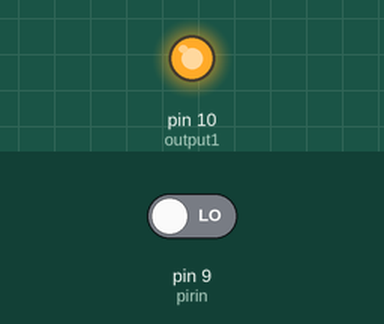
The sketch below on a simulated Arduino Uno, built with avr-gcc and run on an emulated ATmega328P. On the bench: output pins drawn as LEDs (lit = HIGH). Inputs (shaded band) come from the test bench; at power-on: pin 9 (pirin) LOW.

Above: at 1.2 s.
1.3 s: pin 9 (pirin) driven HIGH
At 1.7 s:
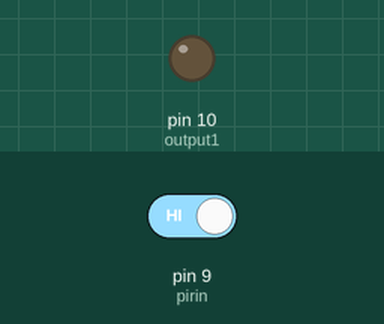
2.8 s: pin 9 (pirin) driven LOW
At 4.0 s:
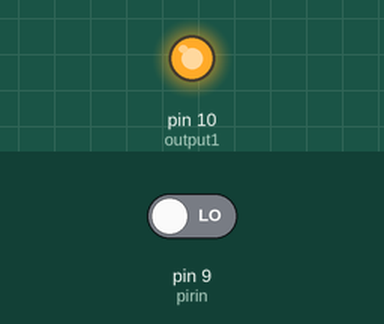
Timing chart, 0 to 5.8 s (numbered marks = the images above; inputs shaded):
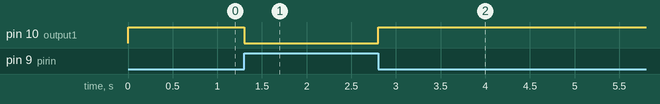

The sketch:

pir_sensor_output_on_off.ino
```cpp
int pirin=9;
int output1=10;
int pirval=0;
void setup() {
  // put your setup code here, to run once:
pinMode(output1,OUTPUT);
pinMode(pirin,INPUT);
}

void loop() {
  pirval=digitalRead(pirin);
  if (pirval == HIGH) {
         digitalWrite(output1,LOW);
    }
    else{
      digitalWrite(output1,HIGH);
    }
}
```

Measured:
- after the input at 1.3 s, pin 10 (output1): HIGH → LOW at once
- after the input at 2.8 s, pin 10 (output1): LOW → HIGH at once
